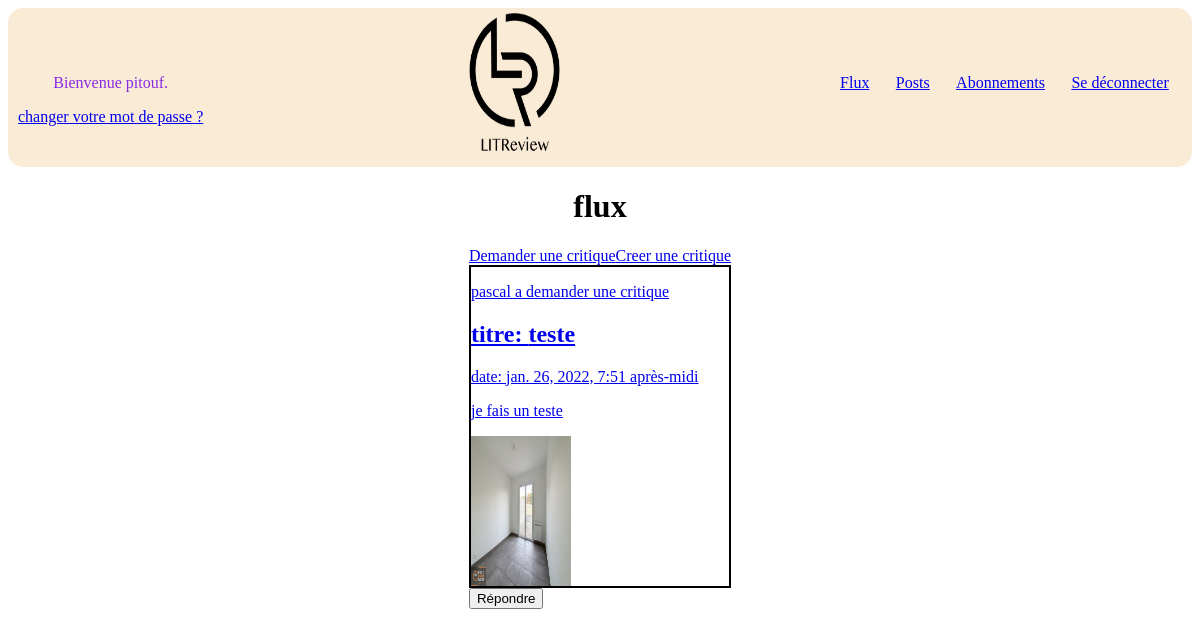
Before: /home/ (signed in) with the older database file.
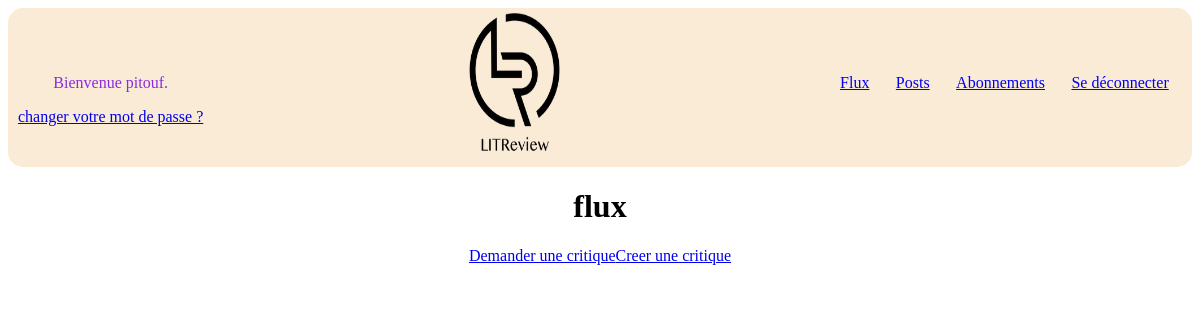
After: the same page with the newer database file.
### core/models.py (models this page shows)
class CustomUser(AbstractUser):
    pass

### ticketing/models.py (models this page shows)
class Ticket(models.Model):
    title = models.fields.CharField(max_length=128)
    description = models.fields.TextField(max_length=2048, blank=True)
    user = models.ForeignKey(
        to=settings.AUTH_USER_MODEL,
        on_delete=models.CASCADE)
    image = models.ImageField(null=True, blank=True)
    time_created = models.fields.DateTimeField(auto_now_add=True)
    @property
    def has_review(self):
        try:
            Review.objects.get(ticket__pk=self.id)
        except Review.DoesNotExist:
            return False
        return True
    @property
    def type(self):
        return "ticket"

### core/views.py (the view)
# urls.py: 2. Add a URL to urlpatterns:  path('', views.home, name='home')
@login_required
def home(request):
    tickets = models.Ticket.objects.all()
    reviews = models.Review.objects.all()
    posts = list(tickets) + list(reviews)
    context = {
        'posts': posts}
    return render(request, 'core/home.html', context)

### core/templates/core/home.html (shortened to what this page needs)
{% extends 'base.html' %}
{% block content %}
    <h1>flux</h1>
    <div class="create">
        <spam><a href="{% url 'create-ticket' %}">Demander une critique</spam>
        <spam><a href="{% url 'create-ticket-and-review' %}">Creer une critique</spam>
    </div>
    {% for post in posts %}
        {% if post.type == "ticket" %}
            {% include "ticket.html" %}
            {% if not post.has_review %}
                <form method="POST" action="{% url 'create-review'  post.id%}">
                    <button type='submit'>Répondre</button>
                </form>
            {% endif %}
        {% elif post.type == "review" %}
            {% include "review.html" %}
        {% endif %}
    {% endfor %}
{% endblock content %}

### templates/base.html (shortened to what this page needs)
{% load static %}
<html>
    <head>
        <link rel="stylesheet" href="{% static 'css/style.css' %}">
    </head>
    <body>
        <nav class="conteneur_nav">
            <img id="logo" src="{% static 'LitReview/logo.png' %}" alt="logo LitReview" width="100px" height="150px">
            <div class="bienvenue">
                {% if user.is_authenticated %}
                    <p>Bienvenue {{ request.user }}.</p>
                    <p><a href="{% url 'password_change' %}">changer votre mot de passe ?</a></p>
            </div>
            <div class="nav">
                <p><a href="{% url 'home' %}">Flux</a></p>
                <p><a href="{% url 'posts' %}">Posts</a></p>
                <p><a href="{% url 'subcription' %}">Abonnements</a></p>
                <p><a href="{% url 'logout' %}">Se déconnecter</a></p>
            </div>
            {% endif %}
        </nav>
        <div class="main">
            {% block content %}{% endblock content %}
        </div>
    </body>
</html>

### templates/ticket.html
    <div class="ticket">
            {% if user == post.user %}
                <p> Vous avez demandez une critique</p>
            {% else %}
                <p>{{post.user }} a demander une critique</p>
            {% endif %}
            <h2>titre: {{ post.title}}</h2>
            <p>date: {{ post.time_created }}</p>
            <p>{{ post.description }}</p>
            {% if post.image %}
                <img class="image-ticket" src = '{{ post.image.url }}' width="25%", height="25%">
            {% endif %}
    </div>

### static/css/style.css (style rules this page uses)
body { display: flex; flex-direction: column; }
.main { margin: auto; }
h1 { text-align: center; }
.conteneur_nav { background-color: antiquewhite; color: blueviolet; display: flex; flex-direction: row; justify-content: space-between; border-radius: 15px; }
.nav { display: flex; width: 30%; justify-content: space-around; order:3; padding: 50 10 25; }
.bienvenue { order: 1; padding: 50 10 25; text-align: center; }
#logo { order: 2 }
.create { display: flex; flex-direction: row; justify-content: space-between; }

Changed rows visible on the page:
removed Ticket: user "pascal", title "teste", time_created "jan. 26, 2022, 7:51 après-midi", description "je fais un teste", image (picture), shows "Répondre"
